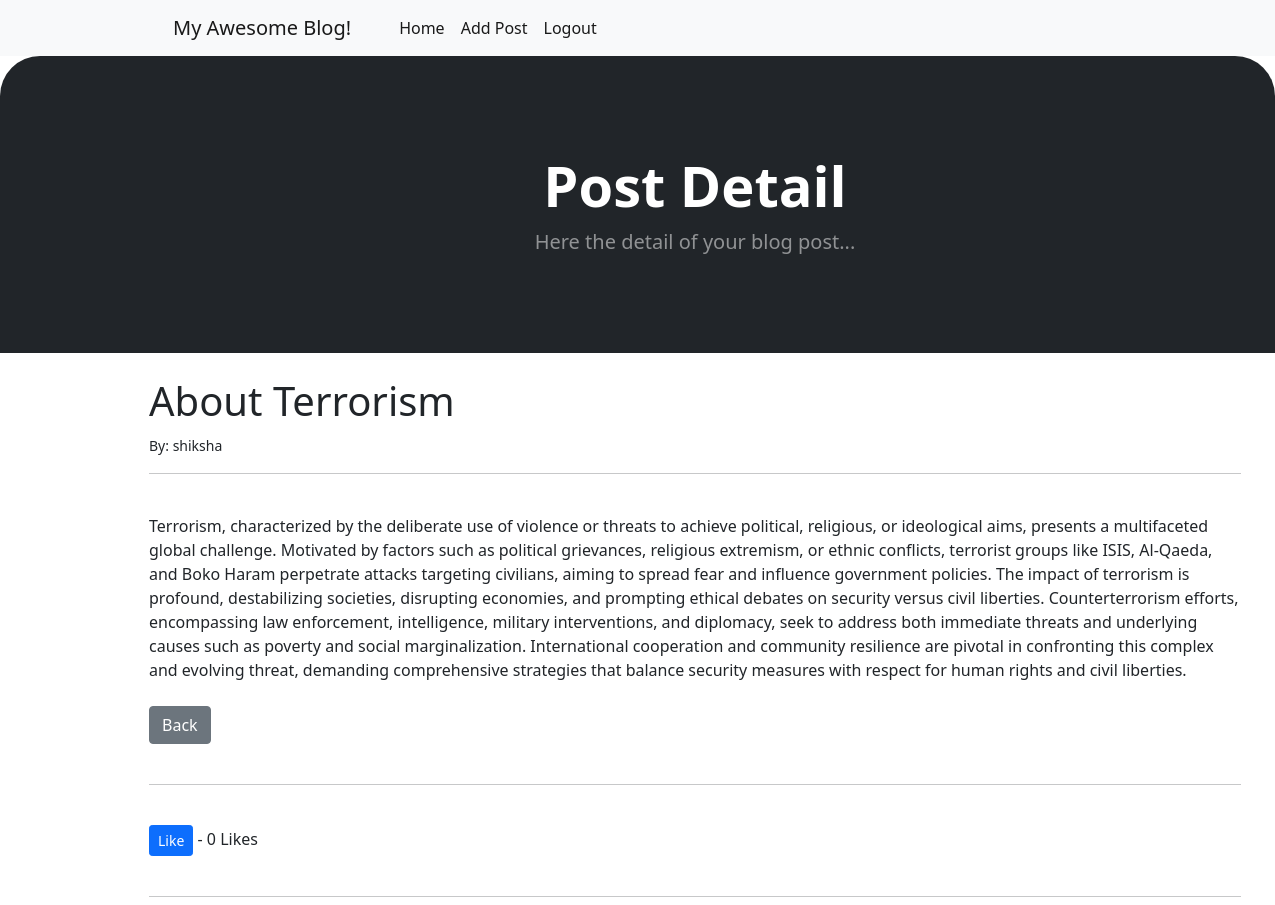
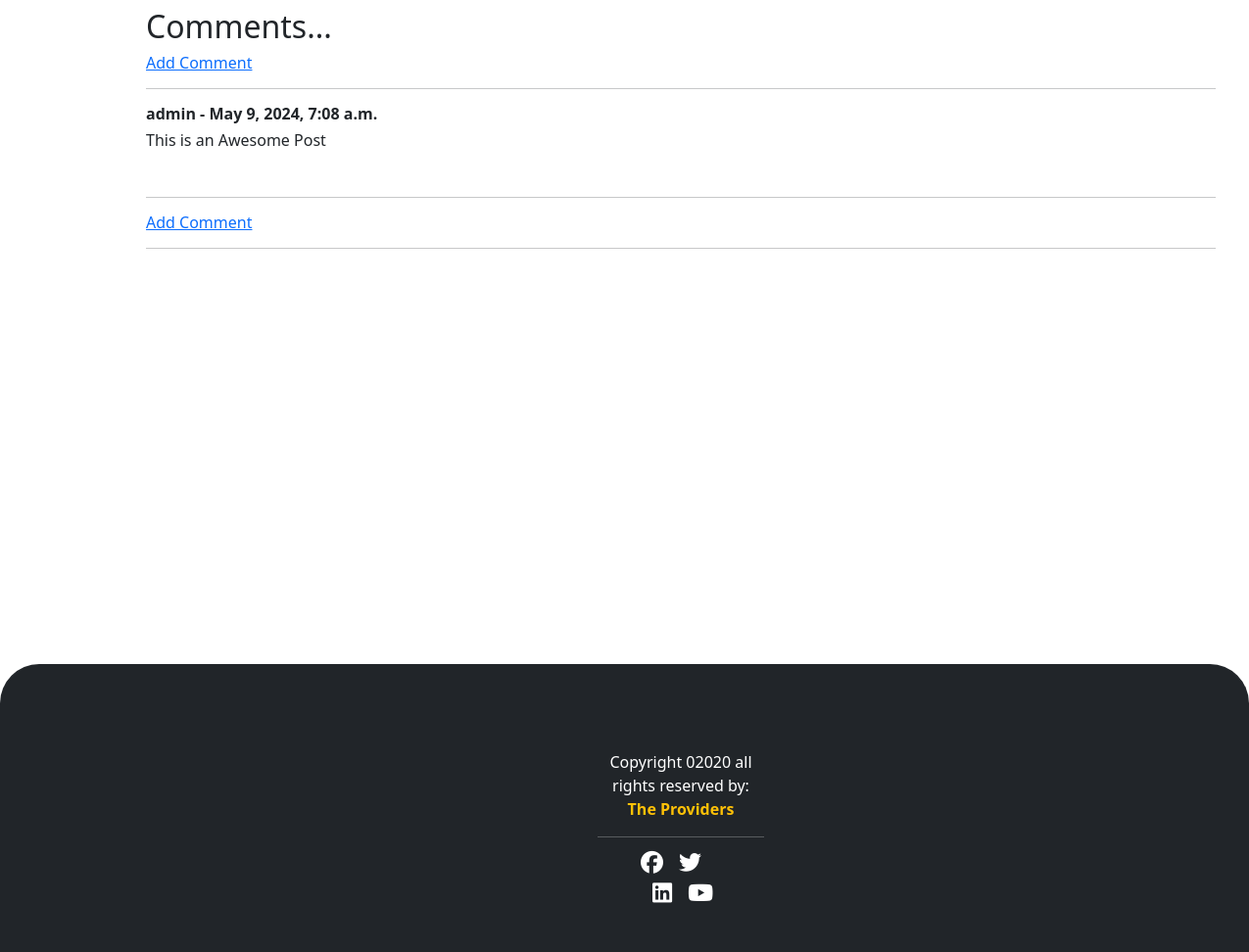
Page /article/6 (signed in) on the committed database (2 pictures, top to bottom).
### blog/models.py (models this page shows, shortened)
class Post(models.Model):
    title = models.CharField(max_length=255)
    content = models.TextField()
    author = models.ForeignKey(User, on_delete=models.CASCADE)
    published_date = models.DateTimeField(auto_now_add=True)
    likes = models.ManyToManyField(User, related_name = 'blog_posts')
    def total_likes(self):
        return self.likes.count()

class Comment(models.Model):
    post = models.ForeignKey('Post', related_name="comments", on_delete=models.CASCADE, null=True)
    author = models.ForeignKey(User, on_delete=models.CASCADE)
    text = models.TextField()
    created_date = models.DateTimeField(auto_now_add=True)

### blog/views.py (the view)
# urls.py: path('article/<int:pk>', ArticleDetailView.as_view(),name='article_details'),
class ArticleDetailView(DetailView):
    model = Post
    template_name = "article_details.html"
    def get_context_data(self, **kwargs):
        context = super().get_context_data(**kwargs)
        post = get_object_or_404(Post, id=self.kwargs['pk'])
        total_likes = post.total_likes
        liked = False
        if post.likes.filter(id=self.request.user.id).exists():
            liked = True
        context["total_likes"] = total_likes
        context["liked"] = liked
        return context

### blog/templates/article_details.html (shortened to what this page needs)
{% extends 'base.html' %}
{% block content %}
{% load static %}
<!DOCTYPE html>
<html lang="en">
<head>
    <link href="https://cdn.jsdelivr.net/npm/bootstrap-icons@1.5.0/font/bootstrap-icons.css" rel="stylesheet">
    <link href="{% static 'css/styles.css' %}" rel="stylesheet">
</head>
<body>
    <header class="bg-dark py-5">
        <div class="container px-4 px-lg-5 my-5">
            <div class="text-center text-white">
                <h1 class="display-4 fw-bolder">Post Detail</h1>
                <p class="lead fw-normal text-white-50 mb-0">Here the detail of your blog post...</p>
            </div>
        </div>
    </header>
    <br>
{% if user.is_authenticated %}
    <div class="container">
        <h1>{{ post.title }}</h1>
        <small>By: {{ post.author }}</small><br>
        <hr>
        <br>
        {{ post.content }}
        <br><br>
        <a href="{% url 'home' %}" class="btn btn-secondary">Back</a>
        <br><br><hr><br>
        <form action="{% url 'like_post' post.pk %}" method="POST">{% csrf_token %}
            {% if liked %}
                <button type="submit" name="post_id" value="{{ post.id }}" class="btn btn-danger btn-sm">Unlike</button> - {{ total_likes }} Unlikes
            {% else %}
                <button type="submit" name="post_id" value="{{ post.id }}" class="btn btn-primary btn-sm">Like</button> - {{ total_likes }} Likes
            {% endif %}
        </form><br>
        <hr><h2>Comments...<h2>
   {% if not post.comments.all %}
       <h5>No Comments Yet...</h5><hr>
       <a href="{% url 'add_comment' post.pk %}">Add One</a>
   {% else %}
      <a href="{% url 'add_comment' post.pk %}"><h6>Add Comment</h6></a><hr>
       {% for comment in post.comments.all %}
         <h6><strong>{{ comment.author }} - {{ comment.created_date}}</strong></h6>
        <h6>{{ comment.text }}</h6><br><hr>
       {% endfor %}
       <a href="{% url 'add_comment' post.pk %}"><h6>Add Comment</a><h6>
   {% endif %}
  <hr>
    </div><br><br><br><br><br><br><br><br><br><br><br><br><br><br><br><br><br>
{% else %}
    <br><br><br>
    <center><h3>You are not allowed here! (You have to login first....)</h3></center>
    <br><br><br><br><br><br><br><br><br><br><br><br><br><br><br><br><br><br><br><br><br><br><br><br><br><br><br><br>
{% endif %}
{% include 'footer.html' %}
{% endblock %}

### blog/templates/article_details.html (style rules this page uses)
.container { margin-left:9%; }

### blog/templates/footer.html (style rules this page uses)
.bg-dark { padding: 70px 0px; border-radius: 40px 40px 0 0; }
.container { margin-left: 125px; }

### rows in the picture
Post: title "About Terrorism", author "shiksha", content "Terrorism, characterized by the deliberate use of violence or threats to achieve political, religious, or ideological aims, presents a multifaceted global challenge. Motivated by factors such as political grievances, religious extremism, or ethnic conflicts, terrorist groups like ISIS, Al-Qaeda, and Boko Haram perpetrate attacks targeting civilians, aiming to spread fear and influence government policies. The impact of terrorism is profound, destabilizing societies, disrupting economies, and prompting ethical debates on security versus civil liberties. Counterterrorism efforts, encompassing law enforcement, intelligence, military interventions, and diplomacy, seek to address both immediate…", id "0"
Comment: author "admin", created_date "May 9, 2024, 7:08 a.m.", text "This is an Awesome Post"
